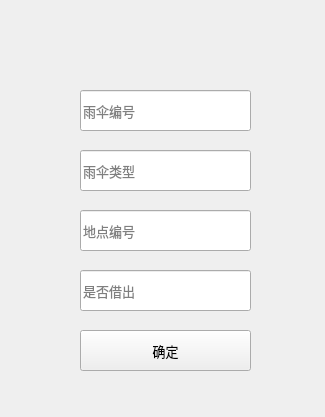
<?xml version="1.0" encoding="UTF-8"?>
<ui version="4.0">
 <class>Admin_Umbrella_Add</class>
 <widget class="QWidget" name="Admin_Umbrella_Add">
  <property name="geometry">
   <rect>
    <x>0</x>
    <y>0</y>
    <width>325</width>
    <height>417</height>
   </rect>
  </property>
  <property name="windowTitle">
   <string>雨伞添加或修改</string>
  </property>
  <widget class="QLineEdit" name="lineEdit_ubid">
   <property name="geometry">
    <rect>
     <x>80</x>
     <y>90</y>
     <width>171</width>
     <height>41</height>
    </rect>
   </property>
   <property name="font">
    <font>
     <family>微软雅黑</family>
     <pointsize>10</pointsize>
    </font>
   </property>
   <property name="placeholderText">
    <string>雨伞编号</string>
   </property>
  </widget>
  <widget class="QLineEdit" name="lineEdit_ubtype">
   <property name="geometry">
    <rect>
     <x>80</x>
     <y>150</y>
     <width>171</width>
     <height>41</height>
    </rect>
   </property>
   <property name="font">
    <font>
     <family>微软雅黑</family>
     <pointsize>10</pointsize>
    </font>
   </property>
   <property name="placeholderText">
    <string>雨伞类型</string>
   </property>
  </widget>
  <widget class="QLineEdit" name="lineEdit_placeid">
   <property name="geometry">
    <rect>
     <x>80</x>
     <y>210</y>
     <width>171</width>
     <height>41</height>
    </rect>
   </property>
   <property name="font">
    <font>
     <family>微软雅黑</family>
     <pointsize>10</pointsize>
    </font>
   </property>
   <property name="placeholderText">
    <string>地点编号</string>
   </property>
  </widget>
  <widget class="QLineEdit" name="lineEdit_isb">
   <property name="geometry">
    <rect>
     <x>80</x>
     <y>270</y>
     <width>171</width>
     <height>41</height>
    </rect>
   </property>
   <property name="font">
    <font>
     <family>微软雅黑</family>
     <pointsize>10</pointsize>
    </font>
   </property>
   <property name="placeholderText">
    <string>是否借出</string>
   </property>
  </widget>
  <widget class="QPushButton" name="pushButton_ok">
   <property name="geometry">
    <rect>
     <x>80</x>
     <y>330</y>
     <width>171</width>
     <height>41</height>
    </rect>
   </property>
   <property name="font">
    <font>
     <family>微软雅黑</family>
     <pointsize>10</pointsize>
    </font>
   </property>
   <property name="text">
    <string>确定</string>
   </property>
  </widget>
 </widget>
 <resources/>
 <connections/>
</ui>
